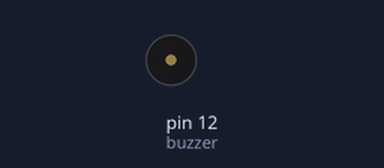
Recording of a sketch running on a simulated Arduino Uno, built with avr-gcc and run on an emulated ATmega328P. Parts: buzzer (waves = sounding).

Above: at 3.0 s.
At 7.0 s:
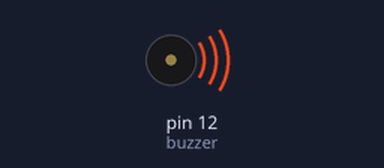
Timing chart, 0 to 11.7 s (numbered marks = the images above):
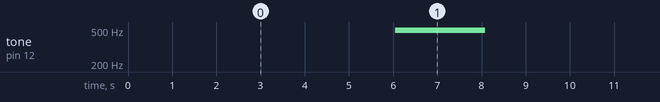

Measured:
- by itself, tone on pin 12 (buzzer): alternates 496 Hz for 2.0 s and silent for 7.0 s

The sketch:

Active_Buzzer.ino
```cpp
/*
  Active Buzzer

  Turns on the buzzer three times with a delay of 1 second and then turns
  on the buzzer a thousand times with a delay of 1 ms to produce different
  frequencies.
*/

int buzzer = 12;
void setup()
{
 pinMode(buzzer,OUTPUT);//initialize the buzzer pin as an output
}

void loop()
{
  // Frequency of 1 second
  for(int i=0;i<3;i++){
    digitalWrite(buzzer,HIGH);
    delay(1000);
    digitalWrite(buzzer,LOW);
    delay(1000);
  }

  // Frequency of 1 ms
  for(int i=0;i<1000;i++){
    digitalWrite(buzzer,HIGH);
    delay(1);
    digitalWrite(buzzer,LOW);
    delay(1);
  }
  delay(1000);
}
```
